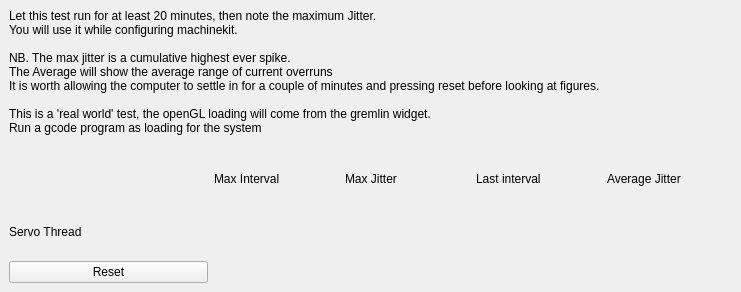
<?xml version="1.0" encoding="UTF-8"?>
<ui version="4.0">
 <class>latency_test_single</class>
 <widget class="HAL_MainWindow" name="qtvcpanel">
  <property name="geometry">
   <rect>
    <x>0</x>
    <y>0</y>
    <width>741</width>
    <height>292</height>
   </rect>
  </property>
  <property name="windowTitle">
   <string>Latency Test</string>
  </property>
  <widget class="QWidget" name="centralwidget">
   <layout class="QGridLayout" name="gridLayout_2">
    <item row="0" column="0">
     <widget class="QLabel" name="lbText">
      <property name="text">
       <string>Let this test run for at least 20 minutes, then note the maximum Jitter.
You will use it while configuring machinekit.

NB. The max jitter is a cumulative highest ever spike.
The Average will show the average range of current overruns
It is worth allowing the computer to settle in for a couple of minutes and pressing reset before looking at figures.

This is a 'real world' test, the openGL loading will come from the gremlin widget.
Run a gcode program as loading for the system
	</string>
      </property>
     </widget>
    </item>
    <item row="1" column="0">
     <layout class="QGridLayout" name="gridLayout">
      <item row="0" column="0">
       <spacer name="horizontalSpacer_2">
        <property name="orientation">
         <enum>Qt::Horizontal</enum>
        </property>
        <property name="sizeHint" stdset="0">
         <size>
          <width>108</width>
          <height>20</height>
         </size>
        </property>
       </spacer>
      </item>
      <item row="0" column="1">
       <widget class="QLabel" name="lbMaxInt">
        <property name="text">
         <string>Max Interval</string>
        </property>
       </widget>
      </item>
      <item row="0" column="2">
       <widget class="QLabel" name="lbMaxJitter">
        <property name="text">
         <string>Max Jitter</string>
        </property>
       </widget>
      </item>
      <item row="0" column="3">
       <widget class="QLabel" name="lbLastInt">
        <property name="text">
         <string>Last interval</string>
        </property>
       </widget>
      </item>
      <item row="0" column="4">
       <widget class="QLabel" name="lbAvgJitter">
        <property name="text">
         <string>Average Jitter</string>
        </property>
       </widget>
      </item>
      <item row="1" column="0">
       <widget class="QLabel" name="lbServo">
        <property name="text">
         <string>Servo Thread</string>
        </property>
       </widget>
      </item>
      <item row="1" column="1">
       <widget class="HAL_S32NumberLabel" name="s32_max_servo_int">
        <property name="toolTip">
         <string>Label to display the value of a S32 pin</string>
        </property>
        <property name="whatsThis">
         <string>The HAL_S32NumberLabel displays value of a S32 pin.</string>
        </property>
        <property name="frameShadow">
         <enum>QFrame::Sunken</enum>
        </property>
        <property name="lineWidth">
         <number>5</number>
        </property>
        <property name="midLineWidth">
         <number>2</number>
        </property>
       </widget>
      </item>
      <item row="1" column="2">
       <widget class="HAL_S32NumberLabel" name="s32_max_servo_jitter">
        <property name="toolTip">
         <string>Label to display the value of a S32 pin</string>
        </property>
        <property name="whatsThis">
         <string>The HAL_S32NumberLabel displays value of a S32 pin.</string>
        </property>
        <property name="lineWidth">
         <number>5</number>
        </property>
        <property name="midLineWidth">
         <number>2</number>
        </property>
       </widget>
      </item>
      <item row="1" column="3">
       <widget class="HAL_S32NumberLabel" name="s32_last_servo_int">
        <property name="toolTip">
         <string>Label to display the value of a S32 pin</string>
        </property>
        <property name="whatsThis">
         <string>The HAL_S32NumberLabel displays value of a S32 pin.</string>
        </property>
        <property name="lineWidth">
         <number>5</number>
        </property>
        <property name="midLineWidth">
         <number>2</number>
        </property>
       </widget>
      </item>
      <item row="1" column="4">
       <widget class="HAL_S32NumberLabel" name="s32_avg_servo_jitter">
        <property name="toolTip">
         <string>Label to display the value of a S32 pin</string>
        </property>
        <property name="whatsThis">
         <string>The HAL_S32NumberLabel displays value of a S32 pin.</string>
        </property>
        <property name="lineWidth">
         <number>5</number>
        </property>
        <property name="midLineWidth">
         <number>2</number>
        </property>
       </widget>
      </item>
      <item row="2" column="0">
       <widget class="HAL_PushButton" name="pbReset">
        <property name="toolTip">
         <string>Button to change bit pin state</string>
        </property>
        <property name="whatsThis">
         <string>The HAL_PushButton changes the state of a bit pin.</string>
        </property>
        <property name="text">
         <string>Reset</string>
        </property>
       </widget>
      </item>
      <item row="2" column="1" colspan="4">
       <spacer name="horizontalSpacer">
        <property name="orientation">
         <enum>Qt::Horizontal</enum>
        </property>
        <property name="sizeHint" stdset="0">
         <size>
          <width>518</width>
          <height>20</height>
         </size>
        </property>
       </spacer>
      </item>
     </layout>
    </item>
   </layout>
  </widget>
 </widget>
 <customwidgets>
  <customwidget>
   <class>HAL_MainWindow</class>
   <extends>QMainWindow</extends>
   <header>HAL_CustomWidgets.h</header>
   <container>1</container>
  </customwidget>
  <customwidget>
   <class>HAL_PushButton</class>
   <extends>QPushButton</extends>
   <header>HAL_CustomWidgets.h</header>
  </customwidget>
  <customwidget>
   <class>HAL_S32NumberLabel</class>
   <extends>QLabel</extends>
   <header>HAL_CustomWidgets.h</header>
  </customwidget>
 </customwidgets>
 <resources/>
 <connections/>
</ui>
